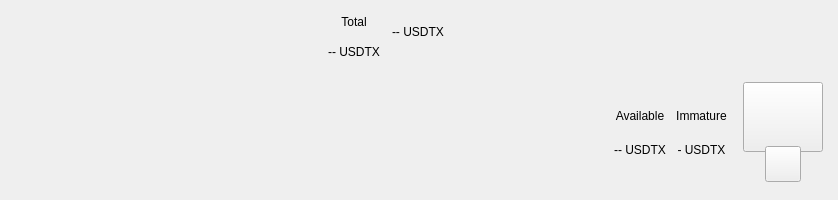
<?xml version="1.0" encoding="UTF-8"?>
<ui version="4.0">
 <class>TopBar</class>
 <widget class="QWidget" name="TopBar">
  <property name="geometry">
   <rect>
    <x>0</x>
    <y>0</y>
    <width>838</width>
    <height>200</height>
   </rect>
  </property>
  <property name="minimumSize">
   <size>
    <width>0</width>
    <height>200</height>
   </size>
  </property>
  <property name="maximumSize">
   <size>
    <width>16777215</width>
    <height>200</height>
   </size>
  </property>
  <property name="windowTitle">
   <string>Form</string>
  </property>
  <layout class="QVBoxLayout" name="verticalLayout_10" stretch="0">
   <property name="spacing">
    <number>0</number>
   </property>
   <property name="leftMargin">
    <number>0</number>
   </property>
   <property name="topMargin">
    <number>0</number>
   </property>
   <property name="rightMargin">
    <number>0</number>
   </property>
   <property name="bottomMargin">
    <number>0</number>
   </property>
   <item>
    <widget class="PFBorderImage" name="containerTop">
     <layout class="QVBoxLayout" name="verticalLayout_11">
      <property name="spacing">
       <number>0</number>
      </property>
      <property name="leftMargin">
       <number>0</number>
      </property>
      <property name="topMargin">
       <number>0</number>
      </property>
      <property name="rightMargin">
       <number>0</number>
      </property>
      <property name="bottomMargin">
       <number>0</number>
      </property>
      <item>
       <widget class="QWidget" name="top_container_2" native="true">
        <property name="minimumSize">
         <size>
          <width>0</width>
          <height>65</height>
         </size>
        </property>
        <layout class="QHBoxLayout" name="top_container">
         <property name="spacing">
          <number>0</number>
         </property>
         <property name="leftMargin">
          <number>10</number>
         </property>
         <property name="topMargin">
          <number>0</number>
         </property>
         <property name="rightMargin">
          <number>10</number>
         </property>
         <property name="bottomMargin">
          <number>0</number>
         </property>
         <item>
          <spacer name="horizontalSpacer">
           <property name="orientation">
            <enum>Qt::Horizontal</enum>
           </property>
           <property name="sizeHint" stdset="0">
            <size>
             <width>40</width>
             <height>20</height>
            </size>
           </property>
          </spacer>
         </item>
         <item>
          <layout class="QHBoxLayout" name="horizontalLayout_4">
           <property name="spacing">
            <number>12</number>
           </property>
           <property name="rightMargin">
            <number>0</number>
           </property>
           <item>
            <widget class="QWidget" name="widgetAmount" native="true">
             <layout class="QVBoxLayout" name="verticalLayout_2">
              <property name="spacing">
               <number>2</number>
              </property>
              <property name="leftMargin">
               <number>0</number>
              </property>
              <property name="topMargin">
               <number>8</number>
              </property>
              <property name="rightMargin">
               <number>0</number>
              </property>
              <property name="bottomMargin">
               <number>0</number>
              </property>
              <item>
               <widget class="QLabel" name="labelTitle1">
                <property name="text">
                 <string>Total</string>
                </property>
                <property name="alignment">
                 <set>Qt::AlignCenter</set>
                </property>
               </widget>
              </item>
              <item>
               <widget class="QLabel" name="labelAmountPiv">
                <property name="text">
                 <string notr="true">-- USDTX</string>
                </property>
                <property name="alignment">
                 <set>Qt::AlignCenter</set>
                </property>
               </widget>
              </item>
             </layout>
            </widget>
           </item>
           <item alignment="Qt::AlignVCenter">
            <widget class="QWidget" name="widgetTopAmount" native="true">
             <property name="sizePolicy">
              <sizepolicy hsizetype="Preferred" vsizetype="Maximum">
               <horstretch>0</horstretch>
               <verstretch>0</verstretch>
              </sizepolicy>
             </property>
             <layout class="QHBoxLayout" name="horizontalLayout_5">
              <property name="spacing">
               <number>0</number>
              </property>
              <property name="leftMargin">
               <number>0</number>
              </property>
              <property name="topMargin">
               <number>0</number>
              </property>
              <property name="rightMargin">
               <number>0</number>
              </property>
              <property name="bottomMargin">
               <number>0</number>
              </property>
              <item alignment="Qt::AlignTop">
               <widget class="QLabel" name="labelAmountTopPiv">
                <property name="minimumSize">
                 <size>
                  <width>0</width>
                  <height>36</height>
                 </size>
                </property>
                <property name="styleSheet">
                 <string notr="true">padding:0px;margin:0px;</string>
                </property>
                <property name="text">
                 <string notr="true">-- USDTX</string>
                </property>
               </widget>
              </item>
             </layout>
            </widget>
           </item>
           <item alignment="Qt::AlignRight">
            <widget class="QWidget" name="layoutSync" native="true">
             <property name="minimumSize">
              <size>
               <width>0</width>
               <height>36</height>
              </size>
             </property>
             <property name="maximumSize">
              <size>
               <width>16777215</width>
               <height>36</height>
              </size>
             </property>
             <layout class="QVBoxLayout" name="verticalLayout_9">
              <property name="leftMargin">
               <number>0</number>
              </property>
              <property name="topMargin">
               <number>0</number>
              </property>
              <property name="rightMargin">
               <number>0</number>
              </property>
              <property name="bottomMargin">
               <number>0</number>
              </property>
              <item>
               <widget class="ExpandableButton" name="pushButtonSync" native="true">
                <property name="minimumSize">
                 <size>
                  <width>36</width>
                  <height>36</height>
                 </size>
                </property>
                <property name="maximumSize">
                 <size>
                  <width>16777215</width>
                  <height>36</height>
                 </size>
                </property>
               </widget>
              </item>
             </layout>
            </widget>
           </item>
           <item>
            <widget class="ExpandableButton" name="pushButtonHDUpgrade" native="true">
             <property name="minimumSize">
              <size>
               <width>36</width>
               <height>36</height>
              </size>
             </property>
             <property name="maximumSize">
              <size>
               <width>16777215</width>
               <height>36</height>
              </size>
             </property>
            </widget>
           </item>
           <item>
            <widget class="ExpandableButton" name="pushButtonStack" native="true">
             <property name="minimumSize">
              <size>
               <width>36</width>
               <height>36</height>
              </size>
             </property>
             <property name="maximumSize">
              <size>
               <width>16777215</width>
               <height>36</height>
              </size>
             </property>
            </widget>
           </item>
           <item>
            <widget class="ExpandableButton" name="pushButtonConf" native="true">
             <property name="minimumSize">
              <size>
               <width>36</width>
               <height>36</height>
              </size>
             </property>
             <property name="maximumSize">
              <size>
               <width>16777215</width>
               <height>36</height>
              </size>
             </property>
            </widget>
           </item>
           <item>
            <widget class="ExpandableButton" name="pushButtonConsole" native="true">
             <property name="minimumSize">
              <size>
               <width>36</width>
               <height>36</height>
              </size>
             </property>
             <property name="maximumSize">
              <size>
               <width>16777215</width>
               <height>36</height>
              </size>
             </property>
            </widget>
           </item>
           <item>
            <widget class="ExpandableButton" name="pushButtonConnection" native="true">
             <property name="minimumSize">
              <size>
               <width>36</width>
               <height>36</height>
              </size>
             </property>
             <property name="maximumSize">
              <size>
               <width>16777215</width>
               <height>36</height>
              </size>
             </property>
            </widget>
           </item>
           <item>
            <widget class="ExpandableButton" name="pushButtonTor" native="true">
             <property name="minimumSize">
              <size>
               <width>36</width>
               <height>36</height>
              </size>
             </property>
             <property name="maximumSize">
              <size>
               <width>16777215</width>
               <height>36</height>
              </size>
             </property>
            </widget>
           </item>
           <item>
            <widget class="ExpandableButton" name="pushButtonLock" native="true">
             <property name="sizePolicy">
              <sizepolicy hsizetype="Expanding" vsizetype="Expanding">
               <horstretch>0</horstretch>
               <verstretch>0</verstretch>
              </sizepolicy>
             </property>
             <property name="minimumSize">
              <size>
               <width>36</width>
               <height>0</height>
              </size>
             </property>
             <property name="maximumSize">
              <size>
               <width>16777215</width>
               <height>36</height>
              </size>
             </property>
            </widget>
           </item>
          </layout>
         </item>
        </layout>
       </widget>
      </item>
      <item>
       <widget class="QWidget" name="bottom_container" native="true">
        <property name="minimumSize">
         <size>
          <width>0</width>
          <height>135</height>
         </size>
        </property>
        <layout class="QHBoxLayout" name="botton_container">
         <property name="leftMargin">
          <number>10</number>
         </property>
         <property name="topMargin">
          <number>0</number>
         </property>
         <property name="rightMargin">
          <number>10</number>
         </property>
         <property name="bottomMargin">
          <number>10</number>
         </property>
         <item>
          <spacer name="horizontalSpacer_2">
           <property name="orientation">
            <enum>Qt::Horizontal</enum>
           </property>
           <property name="sizeHint" stdset="0">
            <size>
             <width>40</width>
             <height>20</height>
            </size>
           </property>
          </spacer>
         </item>
         <item>
          <layout class="QHBoxLayout" name="horizontalLayout_3">
           <property name="spacing">
            <number>0</number>
           </property>
           <property name="bottomMargin">
            <number>9</number>
           </property>
           <item>
            <layout class="QVBoxLayout" name="verticalLayout_7">
             <property name="spacing">
              <number>0</number>
             </property>
             <property name="leftMargin">
              <number>0</number>
             </property>
             <property name="rightMargin">
              <number>0</number>
             </property>
             <item>
              <layout class="QHBoxLayout" name="horizontalLayout_2">
               <property name="spacing">
                <number>0</number>
               </property>
               <item>
                <layout class="QVBoxLayout" name="verticalLayout_6">
                 <property name="spacing">
                  <number>0</number>
                 </property>
                 <property name="leftMargin">
                  <number>5</number>
                 </property>
                 <property name="topMargin">
                  <number>5</number>
                 </property>
                 <property name="rightMargin">
                  <number>5</number>
                 </property>
                 <property name="bottomMargin">
                  <number>5</number>
                 </property>
                 <item>
                  <widget class="QLabel" name="labelTitle5">
                   <property name="text">
                    <string>Available</string>
                   </property>
                   <property name="alignment">
                    <set>Qt::AlignBottom|Qt::AlignHCenter</set>
                   </property>
                  </widget>
                 </item>
                 <item>
                  <widget class="QLabel" name="labelAvailablePiv">
                   <property name="text">
                    <string>-- USDTX</string>
                   </property>
                   <property name="alignment">
                    <set>Qt::AlignCenter</set>
                   </property>
                  </widget>
                 </item>
                </layout>
               </item>
               <item>
                <layout class="QVBoxLayout" name="verticalLayout_5">
                 <property name="spacing">
                  <number>0</number>
                 </property>
                 <property name="leftMargin">
                  <number>5</number>
                 </property>
                 <property name="topMargin">
                  <number>5</number>
                 </property>
                 <property name="rightMargin">
                  <number>5</number>
                 </property>
                 <property name="bottomMargin">
                  <number>5</number>
                 </property>
                 <item>
                  <widget class="QLabel" name="labelTitle4">
                   <property name="text">
                    <string>Immature</string>
                   </property>
                   <property name="alignment">
                    <set>Qt::AlignBottom|Qt::AlignHCenter</set>
                   </property>
                  </widget>
                 </item>
                 <item>
                  <widget class="QLabel" name="labelImmaturePiv">
                   <property name="text">
                    <string notr="true">- USDTX</string>
                   </property>
                   <property name="alignment">
                    <set>Qt::AlignCenter</set>
                   </property>
                  </widget>
                 </item>
                </layout>
               </item>
              </layout>
             </item>
            </layout>
           </item>
          </layout>
         </item>
         <item>
          <layout class="QHBoxLayout" name="horizontalLayout_6">
           <property name="spacing">
            <number>0</number>
           </property>
           <property name="rightMargin">
            <number>0</number>
           </property>
           <property name="bottomMargin">
            <number>9</number>
           </property>
          </layout>
         </item>
         <item>
          <widget class="QWidget" name="qrContainer" native="true">
           <property name="sizePolicy">
            <sizepolicy hsizetype="Preferred" vsizetype="Minimum">
             <horstretch>0</horstretch>
             <verstretch>0</verstretch>
            </sizepolicy>
           </property>
           <property name="minimumSize">
            <size>
             <width>90</width>
             <height>110</height>
            </size>
           </property>
           <property name="maximumSize">
            <size>
             <width>90</width>
             <height>110</height>
            </size>
           </property>
           <layout class="QVBoxLayout" name="containerQR">
            <property name="spacing">
             <number>0</number>
            </property>
            <property name="leftMargin">
             <number>5</number>
            </property>
            <property name="topMargin">
             <number>10</number>
            </property>
            <property name="rightMargin">
             <number>5</number>
            </property>
            <property name="bottomMargin">
             <number>0</number>
            </property>
            <item>
             <widget class="QPushButton" name="btnQr">
              <property name="minimumSize">
               <size>
                <width>70</width>
                <height>70</height>
               </size>
              </property>
              <property name="maximumSize">
               <size>
                <width>16777215</width>
                <height>70</height>
               </size>
              </property>
              <property name="focusPolicy">
               <enum>Qt::NoFocus</enum>
              </property>
              <property name="text">
               <string/>
              </property>
              <property name="iconSize">
               <size>
                <width>70</width>
                <height>70</height>
               </size>
              </property>
             </widget>
            </item>
            <item>
             <spacer name="verticalSpacer">
              <property name="orientation">
               <enum>Qt::Vertical</enum>
              </property>
              <property name="sizeType">
               <enum>QSizePolicy::Fixed</enum>
              </property>
              <property name="sizeHint" stdset="0">
               <size>
                <width>20</width>
                <height>20</height>
               </size>
              </property>
             </spacer>
            </item>
            <item alignment="Qt::AlignHCenter|Qt::AlignBottom">
             <widget class="QPushButton" name="pushButtonQR">
              <property name="minimumSize">
               <size>
                <width>36</width>
                <height>36</height>
               </size>
              </property>
              <property name="maximumSize">
               <size>
                <width>36</width>
                <height>36</height>
               </size>
              </property>
              <property name="focusPolicy">
               <enum>Qt::NoFocus</enum>
              </property>
              <property name="text">
               <string/>
              </property>
             </widget>
            </item>
           </layout>
          </widget>
         </item>
        </layout>
       </widget>
      </item>
     </layout>
    </widget>
   </item>
  </layout>
 </widget>
 <customwidgets>
  <customwidget>
   <class>PFBorderImage</class>
   <extends>QFrame</extends>
   <header>qt/tecsatether/pfborderimage.h</header>
   <container>1</container>
  </customwidget>
  <customwidget>
   <class>ExpandableButton</class>
   <extends>QWidget</extends>
   <header>qt/tecsatether/expandablebutton.h</header>
   <container>1</container>
  </customwidget>
 </customwidgets>
 <resources/>
 <connections/>
</ui>
